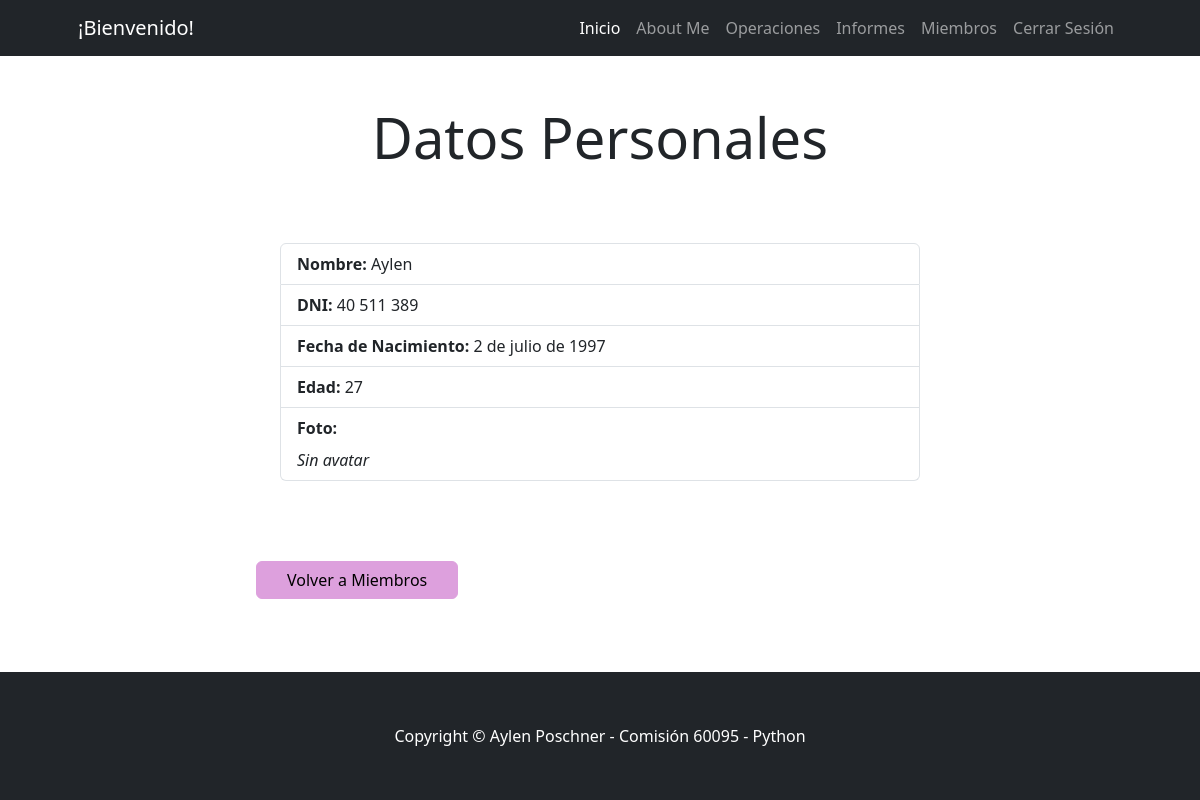
Page /gestion/usuario/detail/1 (signed in) on the earlier database version.
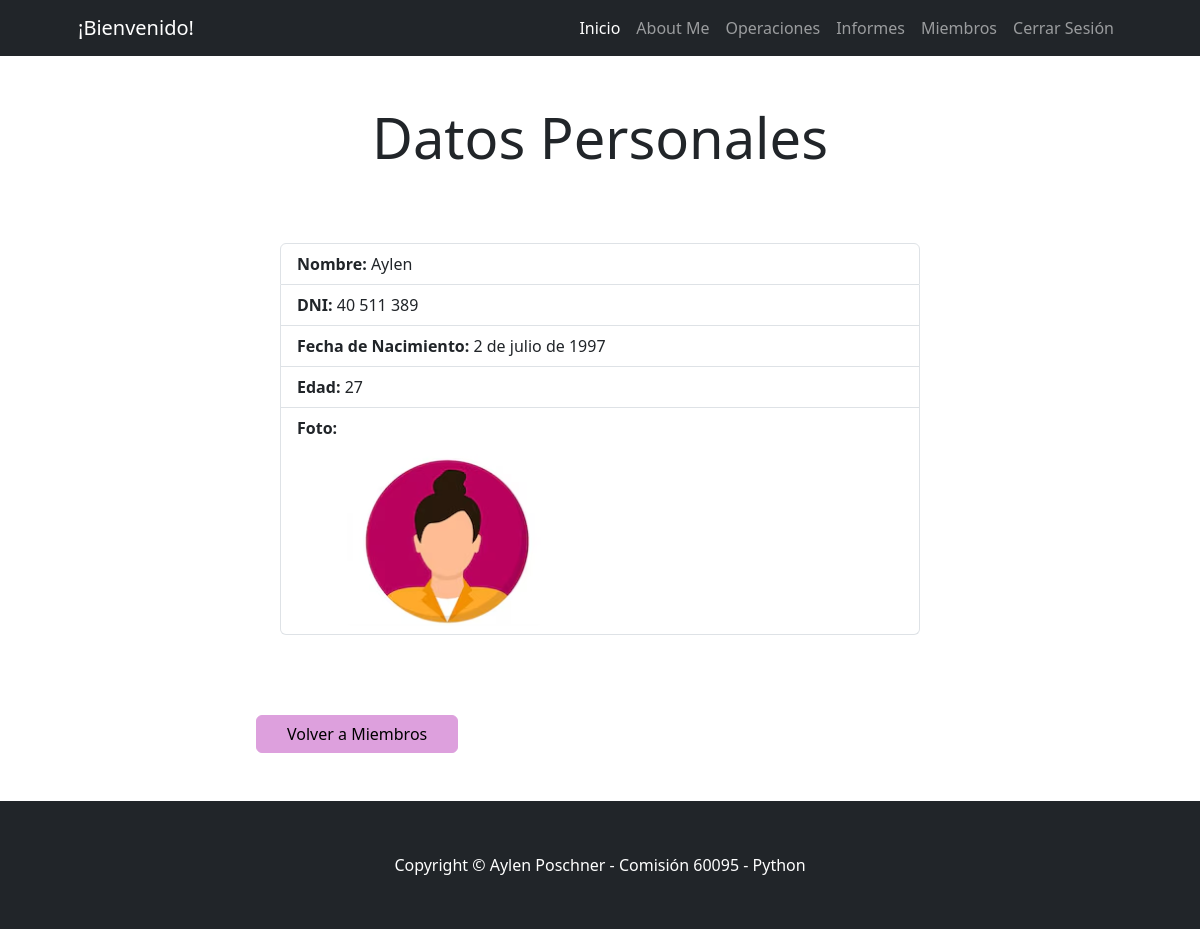
Same page on the later database version.
### gestion/models.py (models this page shows, shortened)
class Usuario(models.Model):
    usuario = models.OneToOneField(User, on_delete=models.CASCADE, related_name='Usuario')
    dni = models.IntegerField(unique=True,null=True)
    fecha_nacimiento = models.DateField()
    foto = models.ImageField(upload_to='imagenes_perfil', blank=True, null=True)
    @property
    def calcular_edad(self):
        hoy = datetime.today()
        if hoy.month < self.fecha_nacimiento.month:
            edad = hoy.year - self.fecha_nacimiento.year -1
        else:
            edad = hoy.year - self.fecha_nacimiento.year
        return edad

### gestion/views_models/usuario.py (the view)
# urls.py: path("usuario/detail/<int:pk>", usuario.UsuarioDetailView.as_view(), name="usuario_detail"),
class UsuarioDetailView(DetailView):
    model = Usuario

### gestion/templates/gestion/usuario_detail.html
{% extends 'core/base.html' %}
{% load static %}
{% block contenido %}
<div class="container px-4 px-lg-5">
    <div class="row justify-content-center my-5">
        <div class="col-lg-8 text-center">
            <h4 class="display-4 mb-4">Datos Personales</h4>
        </div>
        <div class="container px-4 px-lg-5 my-5">
            <div class="row justify-content-center">
                <div class="col-lg-8">
                    <ul class="list-group">
                        <li class="list-group-item">
                            <strong>Nombre:</strong> {{ object.usuario }}
                        </li>
                        <li class="list-group-item">
                            <strong>DNI:</strong> {{ object.dni }}
                        </li>
                        <li class="list-group-item">
                            <strong>Fecha de Nacimiento:</strong> {{ object.fecha_nacimiento }}
                        </li>
                        <li class="list-group-item">
                            <strong>Edad:</strong> {{ object.calcular_edad }}
                        </li>
                        <li class="list-group-item">
                            <strong>Foto:</strong>
                            <div class="mt-2">
                                {% if object.foto %}
                                    <img src="{{ object.foto.url }}" alt="Foto" class="img-fluid rounded" style="max-width: 200px;margin-left: 50px;">
                                {% else %}
                                    <em>Sin avatar</em>
                                {% endif %}
                            </div>
                        </li>
                    </ul>
                </div>
            </div>
        </div>
        <div class="col-lg-8 mt-4">
            <a href="{% url 'gestion:usuario_list' %}" class="btn btn-primary mt-2" style="background-color: plum; border-color: plum; color: black; padding-left: 30px; padding-right: 30px;">Volver a Miembros</a>
        </div>
    </div>
</div>
{% endblock contenido %}

Differences in the rows shown:
changed Usuario "Aylen": foto: picture added
Other differences:
text no longer shown: "Sin avatar"
